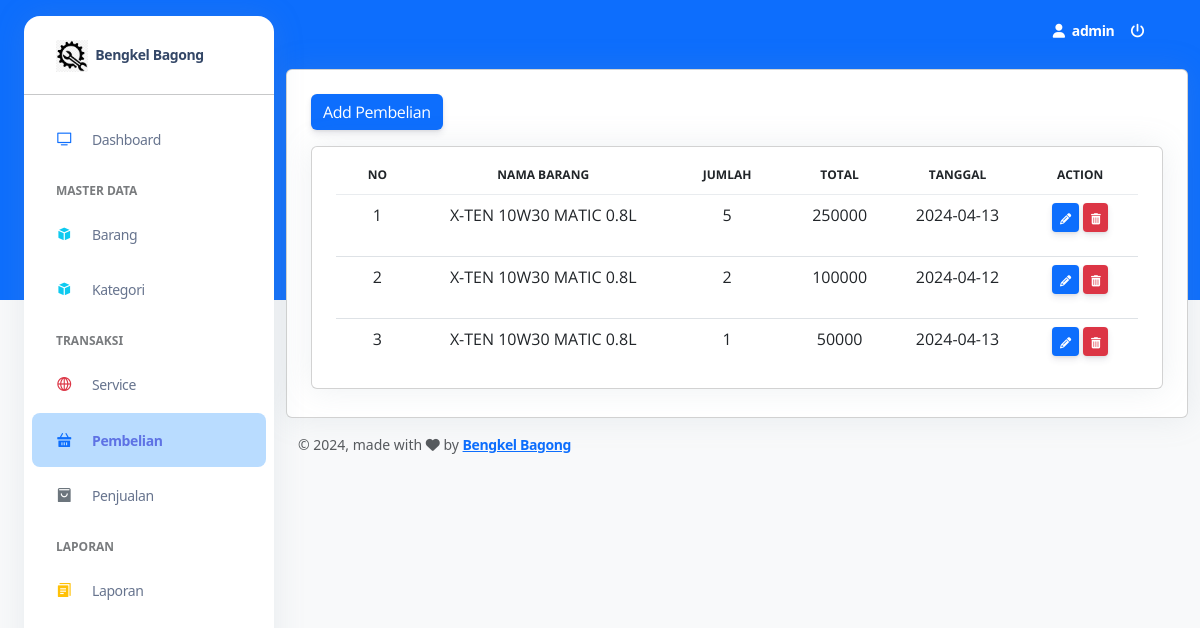
The app's page /index.php?page=pembelian&act=list (signed in) with its own data.
### tables this page shows
CREATE TABLE `detail_pembelian` (
  `id_pembelian` int(11) NOT NULL,
  `id_barang` int(11) DEFAULT NULL,
  `jumlah` int(11) DEFAULT NULL,
  `total` int(10) DEFAULT NULL,
  `tgl` date DEFAULT NULL
);

CREATE TABLE `barang` (
  `id_brg` int(11) NOT NULL,
  `nama_brg` varchar(100) NOT NULL,
  `id_kate` int(11) DEFAULT NULL,
  `harga` int(15) NOT NULL,
  `img` varchar(255) DEFAULT NULL,
  `stok` int(3) NOT NULL
);

### controllers/KategoriController.php (called while the page is built, shortened)
<?php
   require './config/koneksi.php';
   function query($query)
   {
       global $conn;
       $result = mysqli_query($conn, $query);
       $rows   = array();
       while ($row = mysqli_fetch_assoc($result)) {
           $rows[] = $row;
       }
       return $rows;
   }

### public/pembelian.php (the view, shortened to what this page needs)
<div class="container-fluid py-2">
    <div class="row">
        <div class="col-lg-12">
            <div class="card">
                <div class="card-body">
                    <div class="row">
                        <div class="col-lg-3" style="text-align:left; ">
                            <button type="button" class="btn btn-primary" data-bs-toggle="modal" data-bs-target="#addbarang">
                                Add Pembelian
                            </button>
                        </div>
                    </div>
                    <div class="row">
                        <div class="col-12">
                            <div class="card mb-1">
                                <div class="card-body px-4 pt-2 pb-2 ">
                                    <div class="table-container">
                                        <div class="table-responsive">
                                            <table id="basicExample" class="table m-0">
                                                <thead>
                                                    <tr>
                                                        <th class="text-center text-uppercase text-xs font-weight-bolder">No
                                                        </th>
                                                        <th class="text-center text-uppercase text-xs font-weight-bolder">
                                                            Nama Barang</th>
                                                        <th class="text-center text-uppercase text-xs font-weight-bolder">
                                                            Jumlah</th>
                                                        <th class="text-center text-uppercase text-xs font-weight-bolder">
                                                            Total</th>
                                                        <th class="text-center text-uppercase text-xs font-weight-bolder">
                                                            Tanggal</th>
                                                        <th class="text-center text-uppercase text-xs font-weight-bolder">
                                                            Action</th>
                                                    </tr>
                                                </thead>
                                                <tbody>
                                                    <?php
                                                    $no = 1;
                                                    $sql = query("SELECT detail_pembelian.*, barang.*
                                                    FROM detail_pembelian
                                                    INNER JOIN barang ON detail_pembelian.id_barang = barang.id_brg");
                                                    foreach ($sql as $data) :
                                                    ?>
                                                        <tr>
                                                            <td class="text-center"><?= $no++; ?></td>
                                                            <td class="text-center"><?= $data['nama_brg']; ?></td>
                                                            <td class="text-center"><?= $data['jumlah']; ?></td>
                                                            <td class="text-center"><?= $data['total']; ?></td>
                                                            <td class="text-center"><?= $data['tgl']; ?></td>
                                                            <td class="text-center">
                                                                <a class="btn btn-primary btn-sm" href="?page=pembelian&action=edit&kode=<?= base64_encode($data['id_pembelian']); ?>" data-bs-toggle="modal" data-bs-target="#editbarang-<?= base64_encode($data['id_pembelian']); ?>">
                                                                    <i class="fa fa-pencil" aria-hidden="true"></i>
                                                                </a>
                                                                <a href="?page=pembelian&action=delete&kode=<?= base64_encode($data['id_pembelian']); ?>" class="btn btn-danger btn-sm" onclick="return confirm('Are you sure ?')">
                                                                    <i class="fa fa-trash" aria-hidden="true"></i>
                                                                </a>
                                                            </td>
                                                        <?php
                                                    endforeach;
                                                        ?>
                                                        </tr>
                                                </tbody>
                                            </table>
                                        </div>
                                    </div>
                                </div>
                            </div>
                        </div>
                    </div>
                </div>
            </div>
        </div>
    </div>

### records on screen
detail_pembelian: id_barang.nama_brg "X-TEN 10W30 MATIC 0.8L", jumlah "5", total "250000", tgl "2024-04-13"
detail_pembelian: id_barang.nama_brg "X-TEN 10W30 MATIC 0.8L", jumlah "2", total "100000", tgl "2024-04-12"
detail_pembelian: id_barang.nama_brg "X-TEN 10W30 MATIC 0.8L", jumlah "1", total "50000", tgl "2024-04-13"

### other values on screen
$data_nama "admin"
